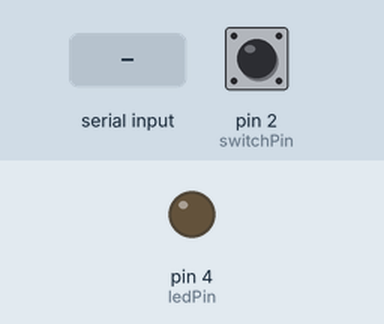
This sketch was run on a simulated Arduino Uno, built with avr-gcc and run on an emulated ATmega328P. Shown: output pins drawn as LEDs (lit = HIGH). The test bench sets the inputs (shaded band); at power-on: pin 2 (switchPin) HIGH. What the sketch prints to the serial monitor is not drawn.

Above: at 1.2 s.
1.3 s: byte 30 received over Serial
At 1.9 s:
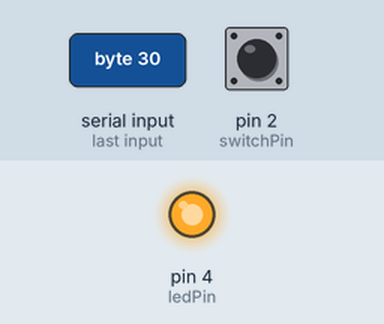
Timing chart, 0 to 4.3 s (numbered marks = the images above; inputs shaded):
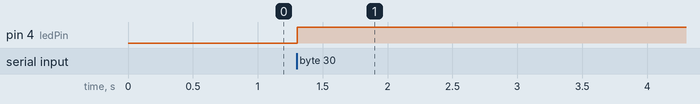

Measured:
- after the input at 1.3 s, pin 4 (ledPin): LOW → HIGH at once

The sketch:

Assignment_3_Serial_Com.ino
```cpp
/* Kaden Wyble
 * 899240787
 */
 const int switchPin = 2;
const int ledPin = 4;
int switchVal = 0;

void setup() {
  pinMode(switchPin, INPUT);
  pinMode(ledPin,OUTPUT);
  Serial.begin(9600);
}

void loop() {
  int brightness;
 if (Serial.available()) {
  brightness = Serial.read();
  Serial.println(brightness);
  digitalWrite(ledPin, brightness);
 }


  switchVal = digitalRead(2);
  Serial.println(switchVal);
  delay(10);
}
```
